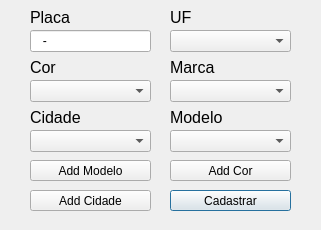
<?xml version="1.0" encoding="UTF-8"?>
<ui version="4.0">
 <class>CadastrarCarro</class>
 <widget class="QDialog" name="CadastrarCarro">
  <property name="geometry">
   <rect>
    <x>0</x>
    <y>0</y>
    <width>321</width>
    <height>230</height>
   </rect>
  </property>
  <property name="sizePolicy">
   <sizepolicy hsizetype="Fixed" vsizetype="Fixed">
    <horstretch>0</horstretch>
    <verstretch>0</verstretch>
   </sizepolicy>
  </property>
  <property name="minimumSize">
   <size>
    <width>321</width>
    <height>230</height>
   </size>
  </property>
  <property name="maximumSize">
   <size>
    <width>321</width>
    <height>230</height>
   </size>
  </property>
  <property name="windowTitle">
   <string>Cadastro de Carros</string>
  </property>
  <widget class="QLineEdit" name="txtPlaca">
   <property name="geometry">
    <rect>
     <x>30</x>
     <y>30</y>
     <width>121</width>
     <height>22</height>
    </rect>
   </property>
   <property name="inputMask">
    <string>AAA-9999</string>
   </property>
   <property name="placeholderText">
    <string>Placa...</string>
   </property>
  </widget>
  <widget class="QComboBox" name="cbCor">
   <property name="geometry">
    <rect>
     <x>30</x>
     <y>80</y>
     <width>121</width>
     <height>22</height>
    </rect>
   </property>
   <property name="currentText">
    <string/>
   </property>
  </widget>
  <widget class="QComboBox" name="cbMarca">
   <property name="geometry">
    <rect>
     <x>170</x>
     <y>80</y>
     <width>121</width>
     <height>22</height>
    </rect>
   </property>
  </widget>
  <widget class="QComboBox" name="cbModelo">
   <property name="geometry">
    <rect>
     <x>170</x>
     <y>130</y>
     <width>121</width>
     <height>22</height>
    </rect>
   </property>
  </widget>
  <widget class="QLabel" name="lblPlaca">
   <property name="geometry">
    <rect>
     <x>30</x>
     <y>10</y>
     <width>52</width>
     <height>14</height>
    </rect>
   </property>
   <property name="font">
    <font>
     <pointsize>12</pointsize>
    </font>
   </property>
   <property name="text">
    <string>Placa</string>
   </property>
  </widget>
  <widget class="QLabel" name="lblCor">
   <property name="geometry">
    <rect>
     <x>30</x>
     <y>60</y>
     <width>52</width>
     <height>14</height>
    </rect>
   </property>
   <property name="font">
    <font>
     <pointsize>12</pointsize>
    </font>
   </property>
   <property name="text">
    <string>Cor</string>
   </property>
  </widget>
  <widget class="QLabel" name="lblMarca">
   <property name="geometry">
    <rect>
     <x>170</x>
     <y>60</y>
     <width>52</width>
     <height>14</height>
    </rect>
   </property>
   <property name="font">
    <font>
     <pointsize>12</pointsize>
    </font>
   </property>
   <property name="text">
    <string>Marca</string>
   </property>
  </widget>
  <widget class="QLabel" name="lblModelo">
   <property name="geometry">
    <rect>
     <x>170</x>
     <y>110</y>
     <width>52</width>
     <height>14</height>
    </rect>
   </property>
   <property name="font">
    <font>
     <pointsize>12</pointsize>
    </font>
   </property>
   <property name="text">
    <string>Modelo</string>
   </property>
  </widget>
  <widget class="QComboBox" name="cbEstado">
   <property name="geometry">
    <rect>
     <x>170</x>
     <y>30</y>
     <width>121</width>
     <height>22</height>
    </rect>
   </property>
  </widget>
  <widget class="QComboBox" name="cbCidade">
   <property name="geometry">
    <rect>
     <x>30</x>
     <y>130</y>
     <width>121</width>
     <height>22</height>
    </rect>
   </property>
  </widget>
  <widget class="QLabel" name="lblUf">
   <property name="geometry">
    <rect>
     <x>170</x>
     <y>10</y>
     <width>52</width>
     <height>14</height>
    </rect>
   </property>
   <property name="font">
    <font>
     <pointsize>12</pointsize>
    </font>
   </property>
   <property name="text">
    <string>UF</string>
   </property>
  </widget>
  <widget class="QLabel" name="lblCidade">
   <property name="geometry">
    <rect>
     <x>30</x>
     <y>110</y>
     <width>52</width>
     <height>14</height>
    </rect>
   </property>
   <property name="font">
    <font>
     <pointsize>12</pointsize>
    </font>
   </property>
   <property name="text">
    <string>Cidade</string>
   </property>
  </widget>
  <widget class="QPushButton" name="btnCadastrar">
   <property name="geometry">
    <rect>
     <x>170</x>
     <y>190</y>
     <width>121</width>
     <height>21</height>
    </rect>
   </property>
   <property name="text">
    <string>Cadastrar</string>
   </property>
   <property name="icon">
    <iconset resource="Icons.qrc">
     <normaloff>:/img/Save.png</normaloff>:/img/Save.png</iconset>
   </property>
  </widget>
  <widget class="QPushButton" name="btnAddModelo">
   <property name="geometry">
    <rect>
     <x>30</x>
     <y>160</y>
     <width>121</width>
     <height>21</height>
    </rect>
   </property>
   <property name="text">
    <string>Add Modelo</string>
   </property>
   <property name="icon">
    <iconset resource="Icons.qrc">
     <normaloff>:/img/1_1-128.png</normaloff>:/img/1_1-128.png</iconset>
   </property>
  </widget>
  <widget class="QPushButton" name="btnAddCor">
   <property name="geometry">
    <rect>
     <x>170</x>
     <y>160</y>
     <width>121</width>
     <height>21</height>
    </rect>
   </property>
   <property name="text">
    <string>Add Cor</string>
   </property>
   <property name="icon">
    <iconset resource="Icons.qrc">
     <normaloff>:/img/1_1-128.png</normaloff>:/img/1_1-128.png</iconset>
   </property>
  </widget>
  <widget class="QPushButton" name="btnAddCidade">
   <property name="geometry">
    <rect>
     <x>30</x>
     <y>190</y>
     <width>121</width>
     <height>21</height>
    </rect>
   </property>
   <property name="text">
    <string>Add Cidade</string>
   </property>
   <property name="icon">
    <iconset resource="Icons.qrc">
     <normaloff>:/img/1_1-128.png</normaloff>:/img/1_1-128.png</iconset>
   </property>
  </widget>
 </widget>
 <resources>
  <include location="Icons.qrc"/>
 </resources>
 <connections>
  <connection>
   <sender>btnCadastrar</sender>
   <signal>clicked()</signal>
   <receiver>CadastrarCarro</receiver>
   <slot>close()</slot>
   <hints>
    <hint type="sourcelabel">
     <x>231</x>
     <y>197</y>
    </hint>
    <hint type="destinationlabel">
     <x>294</x>
     <y>224</y>
    </hint>
   </hints>
  </connection>
 </connections>
</ui>
